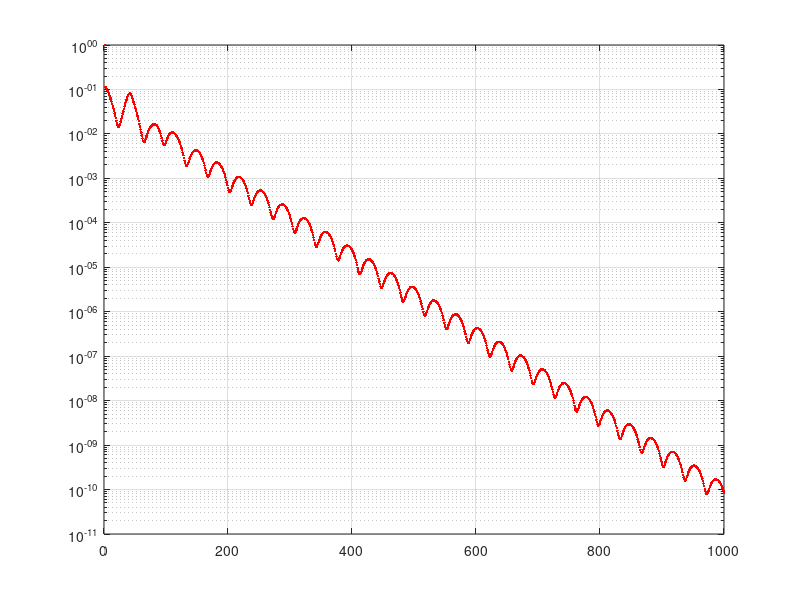

This chart was generated by the following MATLAB code:
clc, clear all
A=[3  8  3  4;
   2  6  7  9;
   4  6  5  1;
   1  2 -6 -5]
b=[2;3;-2;-1]
n=size(A,1)
Aprad=A;

alpha=[-10; 1; 10; 10];  % laisvai parinkti metodo parametrai
Atld=diag(1./diag(A))*A-diag(alpha)
btld=diag(1./diag(A))*b

nitmax=1000;
eps=1e-12;
x=zeros(n,1);x1=zeros(n,1);
fprintf(1,'\n sprendimas iteracijomis:'); 
for it=1:nitmax
  x1=(btld-Atld*x)./alpha; 
  prec(it)=norm(x1-x)/(norm(x)+norm(x1));
  fprintf(1,'iteracija Nr. %d,  tikslumas  %g\n',it,prec(it))
  if prec(it) < eps, break, end
  x=x1;
end
x
disp('patikrinimas')
Aprad*x-b

semilogy([1:length(prec)],prec,'r.');grid on,hold on

